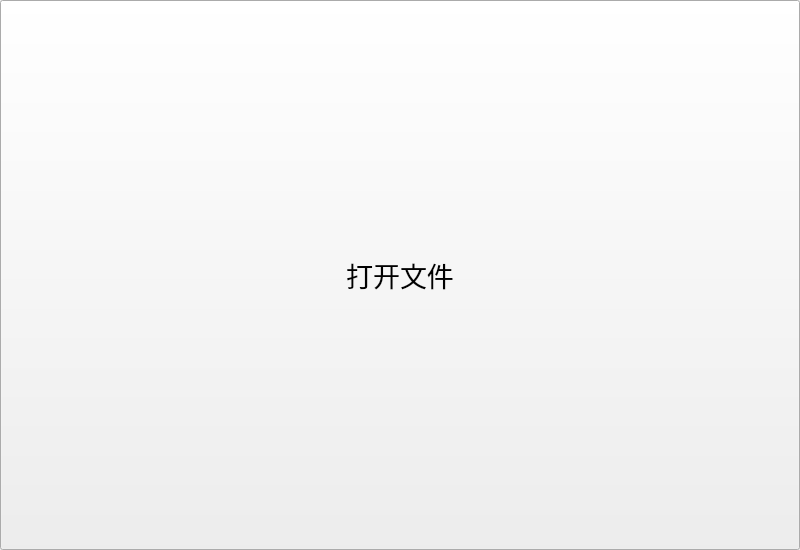
<?xml version="1.0" encoding="UTF-8"?>
<ui version="4.0">
 <class>split</class>
 <widget class="QWidget" name="split">
  <property name="geometry">
   <rect>
    <x>0</x>
    <y>0</y>
    <width>800</width>
    <height>550</height>
   </rect>
  </property>
  <property name="sizePolicy">
   <sizepolicy hsizetype="Preferred" vsizetype="Preferred">
    <horstretch>2</horstretch>
    <verstretch>2</verstretch>
   </sizepolicy>
  </property>
  <property name="minimumSize">
   <size>
    <width>760</width>
    <height>500</height>
   </size>
  </property>
  <property name="maximumSize">
   <size>
    <width>850</width>
    <height>600</height>
   </size>
  </property>
  <property name="windowTitle">
   <string>split</string>
  </property>
  <widget class="QStackedWidget" name="split_pages">
   <property name="geometry">
    <rect>
     <x>0</x>
     <y>0</y>
     <width>800</width>
     <height>550</height>
    </rect>
   </property>
   <property name="sizePolicy">
    <sizepolicy hsizetype="Preferred" vsizetype="Preferred">
     <horstretch>2</horstretch>
     <verstretch>2</verstretch>
    </sizepolicy>
   </property>
   <property name="minimumSize">
    <size>
     <width>760</width>
     <height>500</height>
    </size>
   </property>
   <property name="maximumSize">
    <size>
     <width>850</width>
     <height>600</height>
    </size>
   </property>
   <property name="lineWidth">
    <number>0</number>
   </property>
   <property name="currentIndex">
    <number>0</number>
   </property>
   <widget class="QWidget" name="split_openfile_page">
    <property name="sizePolicy">
     <sizepolicy hsizetype="Preferred" vsizetype="Preferred">
      <horstretch>2</horstretch>
      <verstretch>2</verstretch>
     </sizepolicy>
    </property>
    <property name="minimumSize">
     <size>
      <width>760</width>
      <height>500</height>
     </size>
    </property>
    <property name="maximumSize">
     <size>
      <width>850</width>
      <height>600</height>
     </size>
    </property>
    <widget class="QPushButton" name="split_open_file_button">
     <property name="geometry">
      <rect>
       <x>0</x>
       <y>0</y>
       <width>800</width>
       <height>550</height>
      </rect>
     </property>
     <property name="sizePolicy">
      <sizepolicy hsizetype="Preferred" vsizetype="Preferred">
       <horstretch>2</horstretch>
       <verstretch>2</verstretch>
      </sizepolicy>
     </property>
     <property name="minimumSize">
      <size>
       <width>760</width>
       <height>500</height>
      </size>
     </property>
     <property name="maximumSize">
      <size>
       <width>850</width>
       <height>600</height>
      </size>
     </property>
     <property name="font">
      <font>
       <family>微软雅黑</family>
       <pointsize>20</pointsize>
      </font>
     </property>
     <property name="focusPolicy">
      <enum>Qt::StrongFocus</enum>
     </property>
     <property name="text">
      <string>打开文件</string>
     </property>
    </widget>
   </widget>
   <widget class="QWidget" name="split_para_page">
    <property name="sizePolicy">
     <sizepolicy hsizetype="Preferred" vsizetype="Preferred">
      <horstretch>2</horstretch>
      <verstretch>2</verstretch>
     </sizepolicy>
    </property>
    <property name="minimumSize">
     <size>
      <width>760</width>
      <height>500</height>
     </size>
    </property>
    <property name="maximumSize">
     <size>
      <width>850</width>
      <height>600</height>
     </size>
    </property>
    <widget class="QPushButton" name="split_output_path_button">
     <property name="geometry">
      <rect>
       <x>0</x>
       <y>320</y>
       <width>800</width>
       <height>50</height>
      </rect>
     </property>
     <property name="font">
      <font>
       <family>微软雅黑</family>
       <pointsize>20</pointsize>
      </font>
     </property>
     <property name="text">
      <string>选择输出文件夹</string>
     </property>
    </widget>
    <widget class="QLabel" name="split_end_row_label">
     <property name="geometry">
      <rect>
       <x>410</x>
       <y>250</y>
       <width>150</width>
       <height>50</height>
      </rect>
     </property>
     <property name="font">
      <font>
       <family>微软雅黑</family>
       <pointsize>20</pointsize>
      </font>
     </property>
     <property name="text">
      <string>结束行号: </string>
     </property>
    </widget>
    <widget class="QLineEdit" name="split_end_row_entry">
     <property name="geometry">
      <rect>
       <x>560</x>
       <y>250</y>
       <width>230</width>
       <height>50</height>
      </rect>
     </property>
     <property name="font">
      <font>
       <family>微软雅黑</family>
       <pointsize>20</pointsize>
      </font>
     </property>
    </widget>
    <widget class="QLabel" name="split_input_rows_label">
     <property name="geometry">
      <rect>
       <x>0</x>
       <y>200</y>
       <width>800</width>
       <height>50</height>
      </rect>
     </property>
     <property name="font">
      <font>
       <family>微软雅黑</family>
       <pointsize>20</pointsize>
      </font>
     </property>
     <property name="text">
      <string>请输入要拆分的起始行号和结束行号(1-1000000):</string>
     </property>
    </widget>
    <widget class="QLineEdit" name="split_start_row_entry">
     <property name="geometry">
      <rect>
       <x>160</x>
       <y>250</y>
       <width>230</width>
       <height>50</height>
      </rect>
     </property>
     <property name="font">
      <font>
       <family>微软雅黑</family>
       <pointsize>20</pointsize>
      </font>
     </property>
    </widget>
    <widget class="QLabel" name="split_select_file_path">
     <property name="geometry">
      <rect>
       <x>0</x>
       <y>50</y>
       <width>800</width>
       <height>50</height>
      </rect>
     </property>
     <property name="font">
      <font>
       <family>微软雅黑</family>
       <pointsize>10</pointsize>
      </font>
     </property>
     <property name="styleSheet">
      <string notr="true">background-color: rgb(247, 247, 247);</string>
     </property>
     <property name="text">
      <string/>
     </property>
    </widget>
    <widget class="QLabel" name="split_start_row_label">
     <property name="geometry">
      <rect>
       <x>10</x>
       <y>250</y>
       <width>150</width>
       <height>50</height>
      </rect>
     </property>
     <property name="font">
      <font>
       <family>微软雅黑</family>
       <pointsize>20</pointsize>
      </font>
     </property>
     <property name="text">
      <string>起始行号: </string>
     </property>
    </widget>
    <widget class="QLabel" name="split_select_file_label">
     <property name="geometry">
      <rect>
       <x>0</x>
       <y>0</y>
       <width>800</width>
       <height>50</height>
      </rect>
     </property>
     <property name="font">
      <font>
       <family>微软雅黑</family>
       <pointsize>20</pointsize>
      </font>
     </property>
     <property name="text">
      <string>已选择文件:</string>
     </property>
    </widget>
    <widget class="QLineEdit" name="split_column_entry">
     <property name="geometry">
      <rect>
       <x>0</x>
       <y>150</y>
       <width>800</width>
       <height>50</height>
      </rect>
     </property>
     <property name="sizePolicy">
      <sizepolicy hsizetype="Fixed" vsizetype="Fixed">
       <horstretch>0</horstretch>
       <verstretch>0</verstretch>
      </sizepolicy>
     </property>
     <property name="minimumSize">
      <size>
       <width>800</width>
       <height>50</height>
      </size>
     </property>
     <property name="maximumSize">
      <size>
       <width>800</width>
       <height>50</height>
      </size>
     </property>
     <property name="font">
      <font>
       <family>微软雅黑</family>
       <pointsize>20</pointsize>
      </font>
     </property>
    </widget>
    <widget class="QPushButton" name="split_process_button">
     <property name="geometry">
      <rect>
       <x>0</x>
       <y>420</y>
       <width>800</width>
       <height>50</height>
      </rect>
     </property>
     <property name="font">
      <font>
       <family>微软雅黑</family>
       <pointsize>20</pointsize>
      </font>
     </property>
     <property name="text">
      <string>开始处理</string>
     </property>
    </widget>
    <widget class="QLabel" name="split_column_label">
     <property name="geometry">
      <rect>
       <x>0</x>
       <y>100</y>
       <width>800</width>
       <height>50</height>
      </rect>
     </property>
     <property name="font">
      <font>
       <family>微软雅黑</family>
       <pointsize>20</pointsize>
      </font>
     </property>
     <property name="text">
      <string>请问根据哪一列的内容进行拆分(例如:1或A):</string>
     </property>
    </widget>
    <widget class="QLabel" name="split_output_path_label">
     <property name="geometry">
      <rect>
       <x>0</x>
       <y>370</y>
       <width>800</width>
       <height>50</height>
      </rect>
     </property>
     <property name="font">
      <font>
       <family>微软雅黑</family>
       <pointsize>10</pointsize>
      </font>
     </property>
     <property name="styleSheet">
      <string notr="true">background-color: rgb(247, 247, 247);</string>
     </property>
     <property name="text">
      <string/>
     </property>
     <property name="textInteractionFlags">
      <set>Qt::LinksAccessibleByMouse</set>
     </property>
    </widget>
   </widget>
  </widget>
 </widget>
 <resources/>
 <connections/>
</ui>
